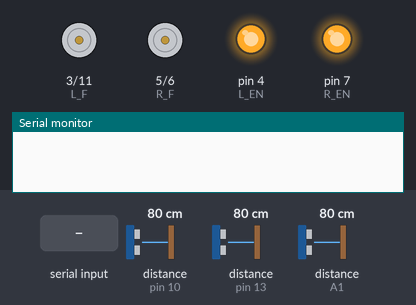
A sketch run on a simulated Arduino Uno, built with avr-gcc and run on an emulated ATmega328P. Shown: motor-driver pin pairs drawn as motors (green arrow = first pin HIGH = forward, orange = second pin HIGH = backward, longer = more drive), output pins drawn as LEDs (lit = HIGH), the last lines printed to the serial monitor. The inputs (shaded band) are chosen by the test bench; at power-on: distance to the obstacle (sensors on pin 10, pin 13, A1) 80 cm. The echo pulse lasts 58.3 µs per cm.

Above: at 1.2 s.
1.3 s: "90,45\n" received over Serial
At 2.5 s:
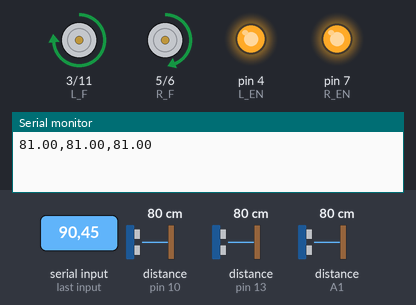
2.8 s: "30,150\n" received over Serial
At 3.6 s:
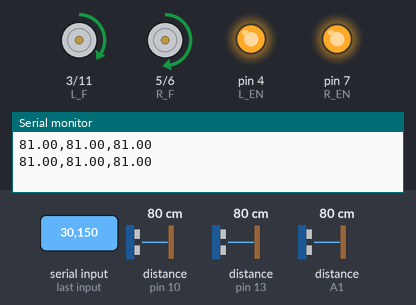
4.3 s: "5\n" received over Serial
At 5.4 s:
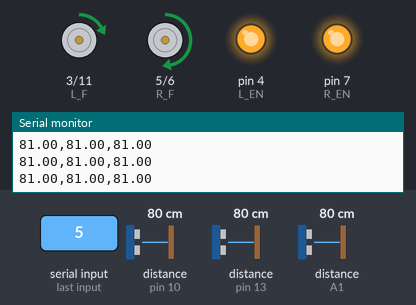
5.8 s: "1,90\n" received over Serial
At 6.6 s:
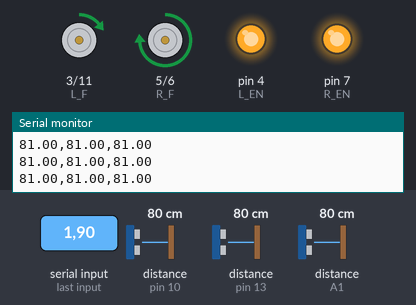
7.3 s: "90\n" received over Serial
At 8.4 s:
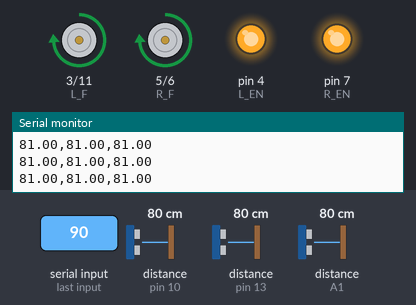
8.8 s: "1,90,45\n" received over Serial
At 10.2 s:
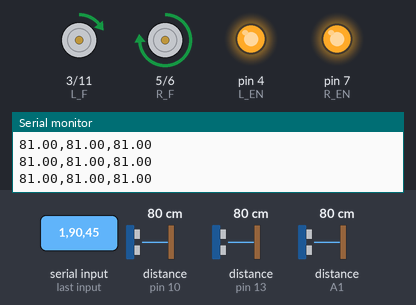
Timing chart, 0 to 11.3 s (numbered marks = the images above; inputs shaded):
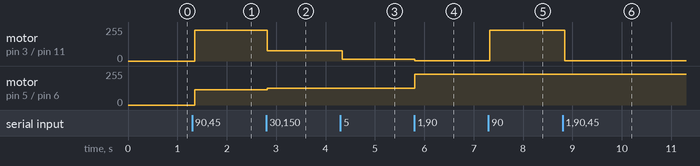

Measured:
- after the input at 1.3 s, motor on pin 3 (L_F) / pin 11 (L_B): stopped → forward 229/255 after 0.05 s; motor on pin 5 (R_F) / pin 6 (R_B): stopped → forward 114/255 after 0.05 s
- after the input at 2.8 s, motor on pin 3 (L_F) / pin 11 (L_B): forward 229/255 → forward 76/255 at once; motor on pin 5 (R_F) / pin 6 (R_B): forward 114/255 → forward 126/255 at once
- after the input at 4.3 s, motor on pin 3 (L_F) / pin 11 (L_B): forward 76/255 → forward 12/255 at once
- after the input at 5.8 s, motor on pin 3 (L_F) / pin 11 (L_B): forward 12/255 → forward 2/255 at once; motor on pin 5 (R_F) / pin 6 (R_B): forward 126/255 → forward 229/255 at once
- after the input at 7.3 s, motor on pin 3 (L_F) / pin 11 (L_B): forward 2/255 → forward 229/255 at once
- after the input at 8.8 s, motor on pin 3 (L_F) / pin 11 (L_B): forward 229/255 → forward 2/255 at once

The sketch:

SerialControl.ino
```cpp
#include <NewPing.h>

//Motor drivers pins
#define L_EN 4
#define L_F 3
#define L_B 11

#define R_EN 7
#define R_F 5
#define R_B 6

//Ultrasonic sensor pins
#define TRIG1  9  // Arduino pin tied to trigger pin on the ultrasonic sensor.
#define ECHO1  10  // Arduino pin tied to echo pin on the ultrasonic sensor.
#define TRIG2  12  // Arduino pin tied to trigger pin on the ultrasonic sensor.
#define ECHO2  13  // Arduino pin tied to echo pin on the ultrasonic sensor.
#define TRIG3  A0  // Arduino pin tied to trigger pin on the ultrasonic sensor.
#define ECHO3  A1  // Arduino pin tied to echo pin on the ultrasonic sensor.
#define MAX_DISTANCE 200 // Maximum distance we want to ping for (in centimeters). Maximum sensor distance is rated at 400-500cm.

NewPing us1(TRIG1, ECHO1, MAX_DISTANCE); // NewPing setup of pins and maximum distance.
NewPing us2(TRIG2, ECHO2, MAX_DISTANCE);
NewPing us3(TRIG3, ECHO3, MAX_DISTANCE);


void setup() {
  // put your setup code here, to run once:
  Serial.begin(9600);
  pinMode(L_EN, OUTPUT);
  pinMode(L_F, OUTPUT);
  pinMode(L_B, OUTPUT);
  pinMode(R_EN, OUTPUT);
  pinMode(R_F, OUTPUT);
  pinMode(R_B, OUTPUT);

  digitalWrite(L_EN, HIGH);
  digitalWrite(R_EN, HIGH);
}

void loop() {
  // put your main code here, to run repeatedly:
if (Serial.available()) {
    //Reads a line with the data sent by the rasp
    String input = Serial.readStringUntil('\n');
    int values[2]; //Amount of values sent from the rasp
    int index = 0;
    //Splits the string into the differentn values and stores them in an array
    for (int i = 0; i < input.length(); i++) {
      if (input.charAt(i) == ',') {
        values[index++] = atoi(input.substring(0, i).c_str());
        input = input.substring(i + 1);
        i = 0;
      }
    }
    values[index] = atoi(input.c_str());

    // Do something with the parsed values
    Move(values[0], values[1]);

    float dist1 = us1.ping_cm(); // Send ping, get distance in centimeters.
    float dist2 = us2.ping_cm(); // Send ping, get distance in centimeters.
    float dist3 = us3.ping_cm(); // Send ping, get distance in centimeters.

    //Sents values back to the rasp
    Serial.print(dist1);
    Serial.print(",");
    Serial.print(dist2);
    Serial.print(",");
    Serial.println(dist3);


  }
  delay(50);
}


void Move(int L, int R){
  int Lp = map(L, -100, 100, -255, 255);
  int Rp = map(R, -100, 100, -255, 255);

  if (L>0 && R>0) {
    analogWrite(L_F, Lp);
    analogWrite(R_F, Rp);
    analogWrite(L_B, 0);
    analogWrite(R_B, 0);
  }
  else if (L<0 && R<0) {
    analogWrite(L_B, abs(Lp));
    analogWrite(R_B, abs(Rp));
    analogWrite(L_F, 0);
    analogWrite(R_F, 0);
  }
  else if (L<0 && R>0) {
    analogWrite(L_B, abs(Lp));
    analogWrite(R_F, Rp);
    analogWrite(L_F, 0);
    analogWrite(R_B, 0);
  }
  else if (L>0 && R<0) {
    analogWrite(L_F, Lp);
    analogWrite(R_B, abs(Rp));
    analogWrite(L_B, 0);
    analogWrite(R_F, 0);
  }
  else {
    analogWrite(L_F, 0);
    analogWrite(L_B, 0);
    analogWrite(R_F, 0);
    analogWrite(R_B, 0);
  }
}
```
